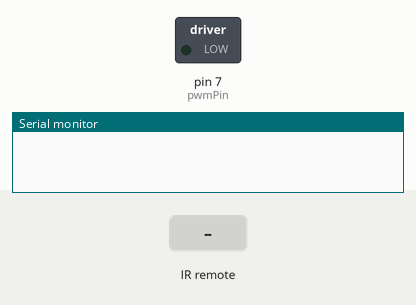
The sketch below on a simulated Arduino Uno, built with avr-gcc and run on an emulated ATmega328P. On the bench: switched loads named in the sketch (green lamp = pin HIGH), the last lines printed to the serial monitor. The test bench sets the inputs (shaded band).

Above: at 1.2 s.
1.3 s: infrared code 0xAFAF8374 received
2.8 s: infrared code 0x98519C65 received
At 3.1 s:
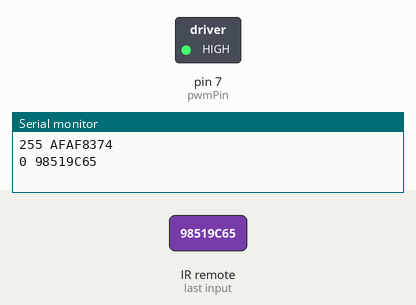
4.3 s: infrared code 0x93F1BA08 received
At 5.5 s:
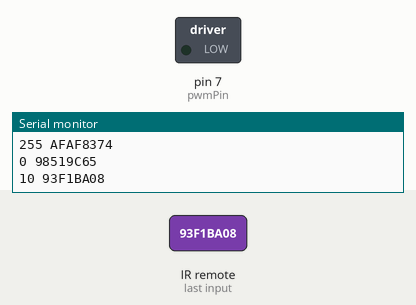
Timing chart, 0 to 7.3 s (numbered marks = the images above; inputs shaded):
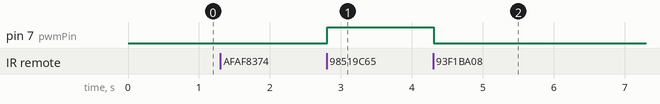

Measured:
- after the input at 2.8 s, pin 7 (pwmPin): LOW → HIGH at once
- after the input at 4.3 s, pin 7 (pwmPin): HIGH → LOW at once

The sketch:

IrRemote.ino
```cpp
/*
 *  Controlling a DC Fan Speed with a TV Remote
 *
 *  Modified IRrecvDemo example from Ken Shirriff IRremote Library
 *  Ken Shirriff
 *  https://arcfn.com
 *
 *  Modified by Dejan Nedelkovski,
 *  www.HowToMechatronics.com
 *
 */

#include <IRremote.h>
int RECV_PIN = 11; // IR Receiver - Arduino Pin Number 11
int pwmPin = 7; // Arduino Pin Number 7 to the Base of the Transistor
int pwmValue;
IRrecv irrecv(RECV_PIN);
decode_results results;

void setup() {
  Serial.begin(9600);
  irrecv.enableIRIn(); // Start the receiver
  pinMode( pwmPin, OUTPUT);
  pwmValue = 0; // Starts the program with turned off motor
}

void loop() {

  if (irrecv.decode(&results)) {

    analogWrite(pwmPin, pwmValue);

    if (results.value == 0xAFAF8374) { // PLAY Button
        pwmValue = 255; // 100% Duty Cycle | Max Speed
        }
    if (results.value == 0x98519C65) { // STOP Button
        pwmValue = 0; // 0% Duty Cycke | Turned off
        }
    if (results.value == 0x93F1BA08) { // FORWARD Button
        if(pwmValue <= 245){
        pwmValue = pwmValue + 10; // Increases the Duty Cycle of the PWM Signal
        delay(20);
      }
    }
    if (results.value == 0x71D086FF) { // BACKWARD Button
      if(pwmValue >= 20){
        pwmValue = pwmValue - 10; // Decreases the Duty Cycle of the PWM Signal
        delay(20);
      }
    }
  Serial.print(pwmValue);
  Serial.print(" ");
  Serial.println(results.value, HEX);

  irrecv.resume(); // Receive the next value
  }
  delay(100);
}
```
